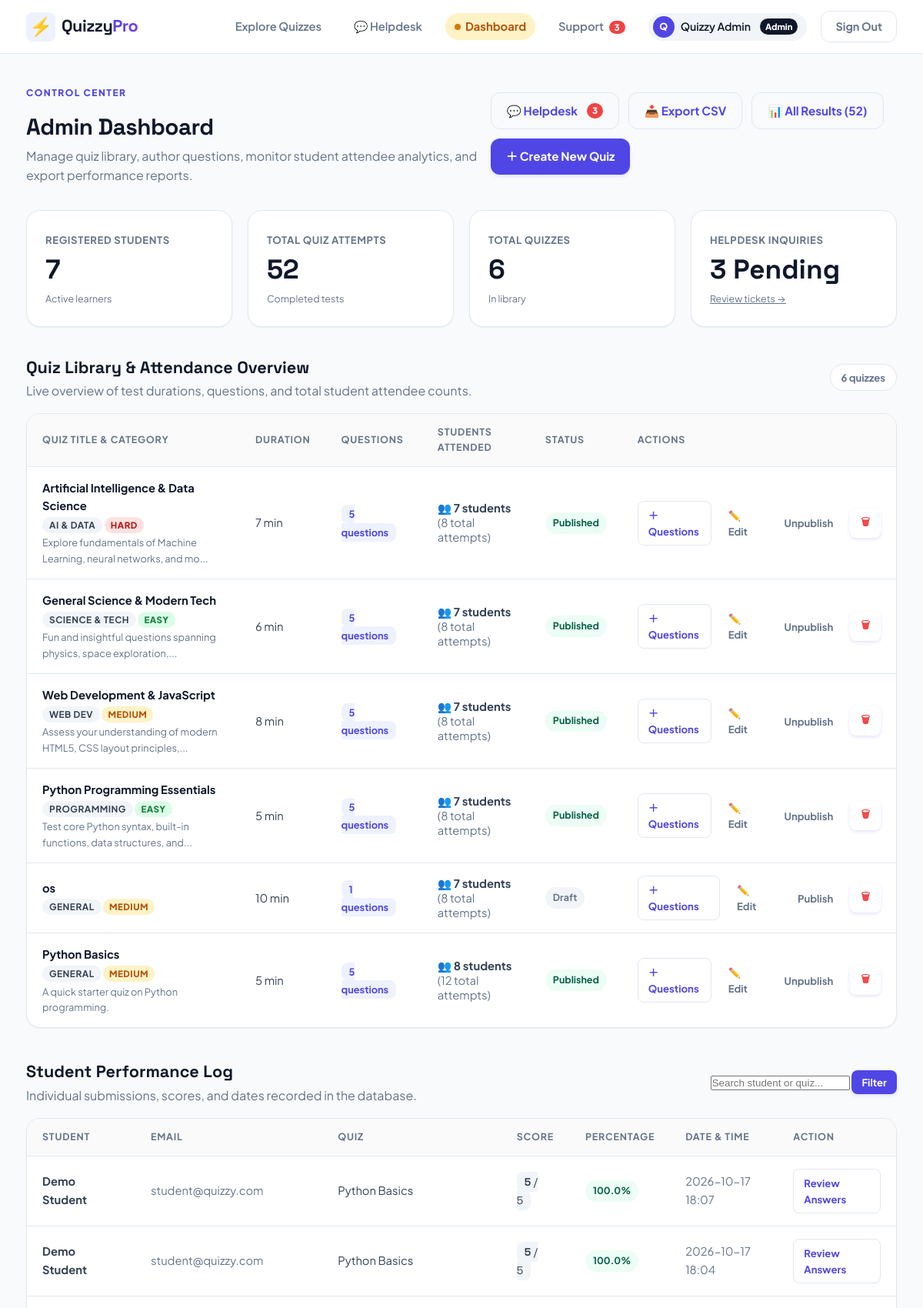
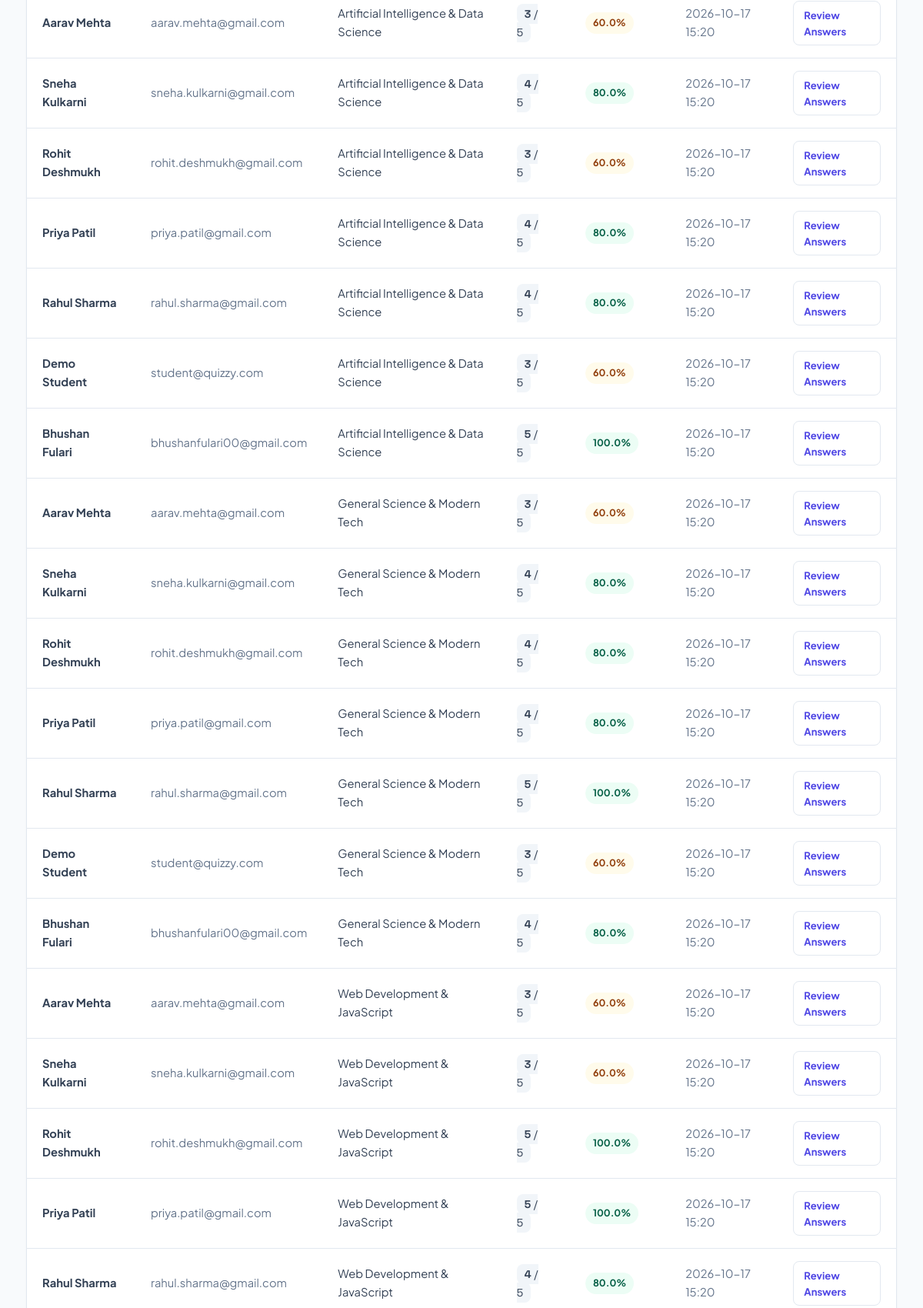
The page /admin (signed in, upper part) on the database its author committed (2 pictures, top to bottom).
### tables this page shows
CREATE TABLE users(
          id INTEGER PRIMARY KEY, name TEXT NOT NULL, email TEXT UNIQUE,
          password TEXT NOT NULL, role TEXT NOT NULL DEFAULT 'student',
          mobile TEXT UNIQUE, mobile_verified INTEGER NOT NULL DEFAULT 0, created_at TEXT DEFAULT '');

CREATE TABLE quizzes(
          id INTEGER PRIMARY KEY, title TEXT NOT NULL, description TEXT DEFAULT '',
          duration INTEGER NOT NULL DEFAULT 10, published INTEGER NOT NULL DEFAULT 1, category TEXT DEFAULT 'General', difficulty TEXT DEFAULT 'Medium', created_at TEXT DEFAULT '');

CREATE TABLE attempts(
          id INTEGER PRIMARY KEY, user_id INTEGER NOT NULL, quiz_id INTEGER NOT NULL,
          score INTEGER NOT NULL, total INTEGER NOT NULL, taken_at TEXT NOT NULL, time_taken_seconds INTEGER DEFAULT 0,
          FOREIGN KEY(user_id) REFERENCES users(id), FOREIGN KEY(quiz_id) REFERENCES quizzes(id));

### app.py (the view)
@app.route("/admin")
@admin_required
def admin():
    search_query = request.args.get("q", "").strip()
    with db() as con:
        quizzes = con.execute("""
            SELECT q.*,
                   COUNT(DISTINCT questions.id) AS question_count,
                   COUNT(DISTINCT attempts.id) AS attempt_count,
                   COUNT(DISTINCT attempts.user_id) AS student_count
            FROM quizzes q
            LEFT JOIN questions ON q.id = questions.quiz_id
            LEFT JOIN attempts ON q.id = attempts.quiz_id
            GROUP BY q.id
            ORDER BY q.id DESC
        """).fetchall()
        stats = con.execute("SELECT COUNT(*) AS users FROM users WHERE role='student'").fetchone()
        total_attempts = con.execute("SELECT COUNT(*) AS n FROM attempts").fetchone()["n"]
        res_query = """
            SELECT attempts.id, attempts.user_id, users.name AS student_name, users.email,
                   quizzes.title AS quiz_title, attempts.score, attempts.total, attempts.taken_at
            FROM attempts
            JOIN users ON users.id = attempts.user_id
            JOIN quizzes ON quizzes.id = attempts.quiz_id
        """
        params = []
        if search_query:
            res_query += " WHERE users.name LIKE ? OR users.email LIKE ? OR quizzes.title LIKE ?"
            params.extend([f"%{search_query}%", f"%{search_query}%", f"%{search_query}%"])
        res_query += " ORDER BY attempts.id DESC LIMIT 100"
        results = con.execute(res_query, params).fetchall()
    return render_template(
        "admin.html",
        quizzes=quizzes,
        student_count=stats["users"],
        attempt_count=total_attempts,
        results=results,
        search_query=search_query
    )

### app.py (called while the page is built)
def db():
    con = sqlite3.connect(DB)
    con.row_factory = sqlite3.Row
    con.execute("PRAGMA foreign_keys = ON;")
    return con

@app.context_processor
def inject_globals():
    user = session.get("user")
    open_tickets = 0
    if user and user.get("role") == "admin":
        try:
            with db() as con:
                row = con.execute("SELECT COUNT(*) AS c FROM helpdesk_tickets WHERE status='Open'").fetchone()
                if row:
                    open_tickets = row["c"]
        except Exception:
            open_tickets = 0
    return {
        "current_user": user,
        "admin_open_tickets": open_tickets
    }

def admin_required(fn):
    @wraps(fn)
    def wrapper(*args, **kwargs):
        user = session.get("user")
        if not user or user.get("role") != "admin":
            flash("Administrator login required. Please sign in through the Admin Portal.", "danger")
            return redirect(url_for("admin_login"))
        return fn(*args, **kwargs)
    return wrapper

### templates/admin.html (shortened to what this page needs)
{% extends "base.html" %}
{% block content %}
<div class="admin-page">
  <div class="section-head admin-header">
    <div>
      <div class="eyebrow">CONTROL CENTER</div>
      <h1>Admin Dashboard</h1>
      <p class="muted">Manage quiz library, author questions, monitor student attendee analytics, and export performance reports.</p>
    </div>
    <div class="admin-actions">
      <a class="button button-outline" href="{{ url_for('admin_helpdesk') }}">
        💬 Helpdesk
        {% if admin_open_tickets > 0 %}
          <span class="badge-count">{{ admin_open_tickets }}</span>
        {% endif %}
      </a>
      <a class="button button-outline" href="{{ url_for('export_results_csv') }}" title="Download all student scores in CSV format">
        📥 Export CSV
      </a>
      {% if results_only|default(false) %}
        <a class="button button-outline" href="{{ url_for('admin') }}">← Full Dashboard</a>
      {% else %}
        <a class="button button-outline" href="{{ url_for('admin_results') }}">📊 All Results ({{ attempt_count }})</a>
      {% endif %}
      <a class="button" href="{{ url_for('new_quiz') }}">＋ Create New Quiz</a>
    </div>
  </div>
  {% if not results_only|default(false) %}
    <div class="stats-grid">
      <div class="stat-card">
        <span class="stat-label">Registered Students</span>
        <strong class="stat-value">{{ student_count }}</strong>
        <span class="stat-sub">Active learners</span>
      </div>
      <div class="stat-card">
        <span class="stat-label">Total Quiz Attempts</span>
        <strong class="stat-value">{{ attempt_count }}</strong>
        <span class="stat-sub">Completed tests</span>
      </div>
      <div class="stat-card">
        <span class="stat-label">Total Quizzes</span>
        <strong class="stat-value">{{ quizzes|length }}</strong>
        <span class="stat-sub">In library</span>
      </div>
      <div class="stat-card">
        <span class="stat-label">Helpdesk Inquiries</span>
        <strong class="stat-value {{ 'color-warning' if admin_open_tickets > 0 else 'color-success' }}">
          {{ admin_open_tickets }} Pending
        </strong>
        <a href="{{ url_for('admin_helpdesk') }}" class="stat-sub link-sub">Review tickets →</a>
      </div>
    </div>
    <div class="admin-section">
      <div class="section-subhead">
        <div>
          <h2>Quiz Library & Attendance Overview</h2>
          <p class="muted">Live overview of test durations, questions, and total student attendee counts.</p>
        </div>
        <span class="count-badge">{{ quizzes|length }} quizzes</span>
      </div>
      <div class="table-container">
        <table class="data-table">
          <thead>
            <tr>
              <th>Quiz Title & Category</th>
              <th>Duration</th>
              <th>Questions</th>
              <th>Students Attended</th>
              <th>Status</th>
              <th>Actions</th>
            </tr>
          </thead>
          <tbody>
            {% for q in quizzes %}
              <tr>
                <td>
                  <strong class="row-title">{{ q.title }}</strong>
                  <div class="row-sub-tags">
                    <span class="category-tag text-xs">{{ q.category|default('General') }}</span>
                    <span class="diff-tag diff-{{ q.difficulty|lower|default('medium') }} text-xs">{{ q.difficulty|default('Medium') }}</span>
                  </div>
                  <div class="row-sub muted">{{ q.description[:65] ~ ('...' if q.description|length > 65 else '') }}</div>
                </td>
                <td>{{ q.duration }} min</td>
                <td>
                  <span class="qcount-pill">{{ q.question_count }} questions</span>
                </td>
                <td>
                  <div class="attendee-stat-cell">
                    <strong>👥 {{ q.student_count }} students</strong>
                    <span class="muted text-xs">({{ q.attempt_count }} total attempts)</span>
                  </div>
                </td>
                <td>
                  {% if q.published %}
                    <span class="status-badge status-high">Published</span>
                  {% else %}
                    <span class="status-badge status-draft">Draft</span>
                  {% endif %}
                </td>
                <td>
                  <div class="table-actions-cell">
                    <a href="{{ url_for('add_question', quiz_id=q.id) }}" class="button button-sm button-outline" title="Manage questions">
                      ＋ Questions
                    </a>
                    <a href="{{ url_for('edit_quiz', quiz_id=q.id) }}" class="button button-sm button-ghost" title="Edit quiz settings">
                      ✏️ Edit
                    </a>
                    <form class="inline-form" method="post" action="{{ url_for('toggle_publish', quiz_id=q.id) }}">
                      <button type="submit" class="button button-sm button-ghost">
                        {% if q.published %}Unpublish{% else %}Publish{% endif %}
                      </button>
                    </form>
                    <form class="inline-form" method="post" action="{{ url_for('delete_quiz', quiz_id=q.id) }}" onsubmit="return confirm('Are you sure you want to delete this quiz and all its questions and student results?');">
                      <button type="submit" class="button button-sm button-ghost-danger" title="Delete quiz">
                        🗑
                      </button>
                    </form>
                  </div>
                </td>
              </tr>
            {% endfor %}
          </tbody>
        </table>
      </div>
    </div>
  {% endif %}
  <div class="admin-section" id="resultsSection">
    <div class="section-subhead">
      <div>
        <h2>Student Performance Log</h2>
        <p class="muted">Individual submissions, scores, and dates recorded in the database.</p>
      </div>
      <div class="search-wrap-mini">
        <form method="get" action="{{ url_for('admin') }}" class="search-form-mini">
          <input
            type="text"
            name="q"
            class="form-input form-input-sm"
            placeholder="Search student or quiz..."
            value="{{ search_query|default('') }}"
          >
          <button type="submit" class="button button-sm">Filter</button>
        </form>
      </div>
    </div>
    <div class="table-container">
      <table class="data-table">
        <thead>
          <tr>
            <th>Student</th>
            <th>Email</th>
            <th>Quiz</th>
            <th>Score</th>
            <th>Percentage</th>
            <th>Date &amp; Time</th>
            <th>Action</th>
          </tr>
        </thead>
        <tbody>
          {% for r in results %}
            {% set pct = ((r.score / r.total) * 100)|round(1) if r.total else 0 %}
            <tr>
              <td>
                <strong>{{ r.student_name }}</strong>
              </td>
              <td class="muted">{{ r.email }}</td>
              <td>{{ r.quiz_title }}</td>
              <td>
                <span class="score-pill">
                  <strong>{{ r.score }}</strong> / {{ r.total }}
                </span>
              </td>
              <td>
                <span class="status-badge {% if pct >= 80 %}status-high{% elif pct >= 50 %}status-mid{% else %}status-low{% endif %}">
                  {{ pct }}%
                </span>
              </td>
              <td class="muted">{{ r.taken_at }}</td>
              <td>
                <a href="{{ url_for('review_attempt', attempt_id=r.id) }}" class="button button-sm button-outline">
                  Review Answers
                </a>
              </td>
            </tr>
          {% endfor %}
        </tbody>
      </table>
    </div>
  </div>
</div>
{% endblock %}

### templates/base.html (shortened to what this page needs)
<!doctype html>
<html lang="en">
<head>
  <link rel="stylesheet" href="{{ url_for('static', filename='style.css') }}">
</head>
<body>
  <header class="site-header">
    <nav class="navbar" aria-label="Main Navigation">
      <a class="brand" href="{{ url_for('index') }}" title="Quizzy Pro Home">
        <span class="brand-icon">⚡</span>
        <span class="brand-name">Quizzy<span class="brand-accent">Pro</span></span>
      </a>
      <div class="navlinks" id="navMenu">
        <a href="{{ url_for('index') }}" class="nav-item">Explore Quizzes</a>
        <a href="{{ url_for('helpdesk') }}" class="nav-item">
          💬 Helpdesk
        </a>
        {% if current_user %}
          {% if current_user.role == 'admin' %}
            <a href="{{ url_for('admin') }}" class="nav-item admin-badge-link">
              <span class="admin-dot"></span>Dashboard
            </a>
            <a href="{{ url_for('admin_helpdesk') }}" class="nav-item helpdesk-admin-link">
              Support
              {% if admin_open_tickets > 0 %}
                <span class="badge-count">{{ admin_open_tickets }}</span>
              {% endif %}
            </a>
          {% endif %}
          <div class="user-pill {{ 'user-pill-admin' if current_user.role == 'admin' else '' }}">
            <span class="user-avatar">{{ current_user.name[:1]|upper }}</span>
            <span class="user-name">{{ current_user.name }}</span>
            <span class="user-role-tag">{{ current_user.role|capitalize }}</span>
          </div>
          <a class="navbtn navbtn-logout" href="{{ url_for('logout') }}">Sign Out</a>
        {% endif %}
      </div>
    </nav>
  </header>
  <main class="main-container">
    {% block content %}{% endblock %}
  </main>
</body>
</html>

### rows shown on the page
users: name "Quizzy Admin", role "Admin"
quizzes: title "Artificial Intelligence & Data Science", category "AI & DATA", difficulty "HARD", description "Explore fundamentals of Machine Learning, neural networks, and mo...", duration "7", question_count "5", student_count "7", attempt_count "8", published "Published"
quizzes: title "General Science & Modern Tech", category "SCIENCE & TECH", difficulty "EASY", description "Fun and insightful questions spanning physics, space exploration,...", duration "6", question_count "5", student_count "7", attempt_count "8", published "Published"
quizzes: title "Web Development & JavaScript", category "WEB DEV", difficulty "MEDIUM", description "Assess your understanding of modern HTML5, CSS layout principles,...", duration "8", question_count "5", student_count "7", attempt_count "8", published "Published"
quizzes: title "Python Programming Essentials", category "PROGRAMMING", difficulty "EASY", description "Test core Python syntax, built-in functions, data structures, and...", duration "5", question_count "5", student_count "7", attempt_count "8", published "Published"
quizzes: title "os", category "GENERAL", difficulty "MEDIUM", duration "10", question_count "1", student_count "7", attempt_count "8", published "Draft"
quizzes: title "Python Basics", category "GENERAL", difficulty "MEDIUM", description "A quick starter quiz on Python programming.", duration "5", question_count "5", student_count "8", attempt_count "12", published "Published"
attempts: student_name "Demo Student", email "student@quizzy.com", quiz_title "Python Basics", score "5", total "5", pct "100.0", taken_at "2026-10-17 18:07"
attempts: student_name "Demo Student", email "student@quizzy.com", quiz_title "Python Basics", score "5", total "5", pct "100.0", taken_at "2026-10-17 18:04"
attempts: student_name "Aarav Mehta", email "aarav.mehta@gmail.com", quiz_title "Artificial Intelligence & Data Science", score "3", total "5", pct "60.0", taken_at "2026-10-17 15:20"
attempts: student_name "Sneha Kulkarni", email "sneha.kulkarni@gmail.com", quiz_title "Artificial Intelligence & Data Science", score "4", total "5", pct "80.0", taken_at "2026-10-17 15:20"
attempts: student_name "Rohit Deshmukh", email "rohit.deshmukh@gmail.com", quiz_title "Artificial Intelligence & Data Science", score "3", total "5", pct "60.0", taken_at "2026-10-17 15:20"
attempts: student_name "Priya Patil", email "priya.patil@gmail.com", quiz_title "Artificial Intelligence & Data Science", score "4", total "5", pct "80.0", taken_at "2026-10-17 15:20"
attempts: student_name "Rahul Sharma", email "rahul.sharma@gmail.com", quiz_title "Artificial Intelligence & Data Science", score "4", total "5", pct "80.0", taken_at "2026-10-17 15:20"
attempts: student_name "Demo Student", email "student@quizzy.com", quiz_title "Artificial Intelligence & Data Science", score "3", total "5", pct "60.0", taken_at "2026-10-17 15:20"
attempts: student_name "Bhushan Fulari", email "bhushanfulari00@gmail.com", quiz_title "Artificial Intelligence & Data Science", score "5", total "5", pct "100.0", taken_at "2026-10-17 15:20"
attempts: student_name "Aarav Mehta", email "aarav.mehta@gmail.com", quiz_title "General Science & Modern Tech", score "3", total "5", pct "60.0", taken_at "2026-10-17 15:20"
attempts: student_name "Sneha Kulkarni", email "sneha.kulkarni@gmail.com", quiz_title "General Science & Modern Tech", score "4", total "5", pct "80.0", taken_at "2026-10-17 15:20"
attempts: student_name "Rohit Deshmukh", email "rohit.deshmukh@gmail.com", quiz_title "General Science & Modern Tech", score "4", total "5", pct "80.0", taken_at "2026-10-17 15:20"
attempts: student_name "Priya Patil", email "priya.patil@gmail.com", quiz_title "General Science & Modern Tech", score "4", total "5", pct "80.0", taken_at "2026-10-17 15:20"
attempts: student_name "Rahul Sharma", email "rahul.sharma@gmail.com", quiz_title "General Science & Modern Tech", score "5", total "5", pct "100.0", taken_at "2026-10-17 15:20"
attempts: student_name "Demo Student", email "student@quizzy.com", quiz_title "General Science & Modern Tech", score "3", total "5", pct "60.0", taken_at "2026-10-17 15:20"
attempts: student_name "Bhushan Fulari", email "bhushanfulari00@gmail.com", quiz_title "General Science & Modern Tech", score "4", total "5", pct "80.0", taken_at "2026-10-17 15:20"
attempts: student_name "Aarav Mehta", email "aarav.mehta@gmail.com", quiz_title "Web Development & JavaScript", score "3", total "5", pct "60.0", taken_at "2026-10-17 15:20"
attempts: student_name "Sneha Kulkarni", email "sneha.kulkarni@gmail.com", quiz_title "Web Development & JavaScript", score "3", total "5", pct "60.0", taken_at "2026-10-17 15:20"
attempts: student_name "Rohit Deshmukh", email "rohit.deshmukh@gmail.com", quiz_title "Web Development & JavaScript", score "5", total "5", pct "100.0", taken_at "2026-10-17 15:20"
attempts: student_name "Priya Patil", email "priya.patil@gmail.com", quiz_title "Web Development & JavaScript", score "5", total "5", pct "100.0", taken_at "2026-10-17 15:20"
attempts: student_name "Rahul Sharma", email "rahul.sharma@gmail.com", quiz_title "Web Development & JavaScript", score "4", total "5", pct "80.0", taken_at "2026-10-17 15:20"

### other values the page prints
{{ admin_open_tickets }} "3"
{{ current_user.name[:1]|upper }} "Q"
{{ attempt_count }} "52"
{{ student_count }} "7"
{{ quizzes|length }} "6"
